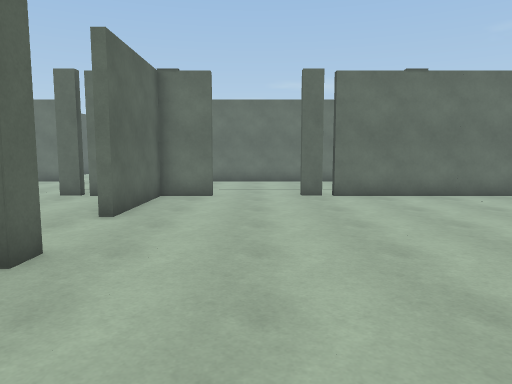
View 1 (above)

20 first-person views from a walk through a 3-D level made in the Unity game engine. The camera is 1.4 m above the floor, tilts 6° down and sees 70° across. The floor is counted in squares, 1 m on a side. Each view is taken from the middle of a square. On the plan, view 1 faces up. The plan holds only what a view shows up to about 16 squares ahead; the rest is blank. The place goes on beyond the plan. The player is left out.

View 2
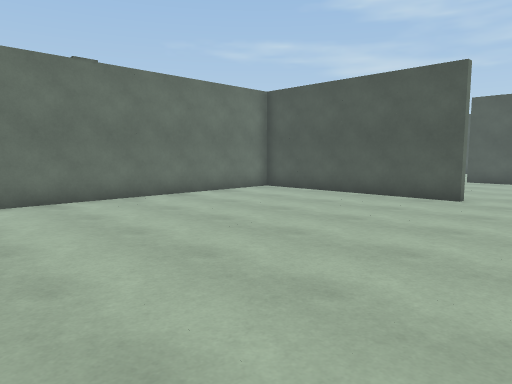

View 3
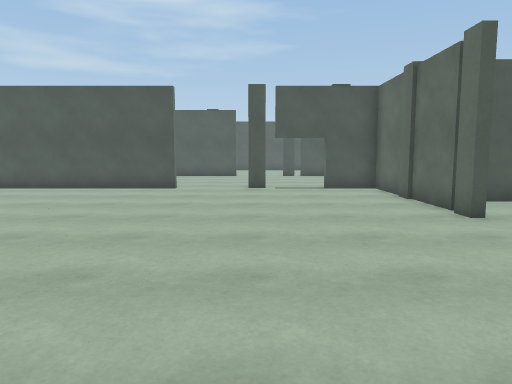

View 4
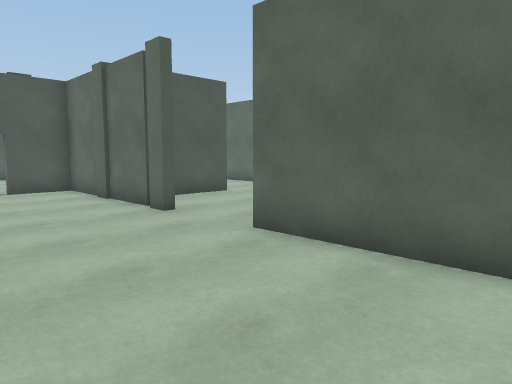

View 5
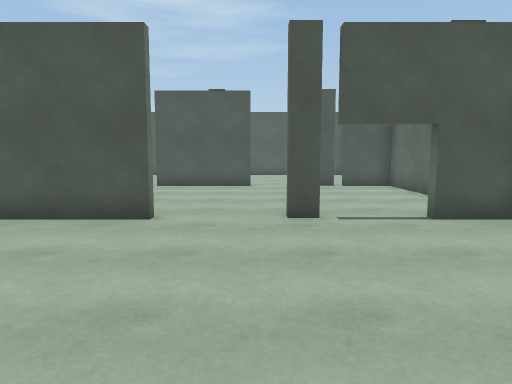

View 6
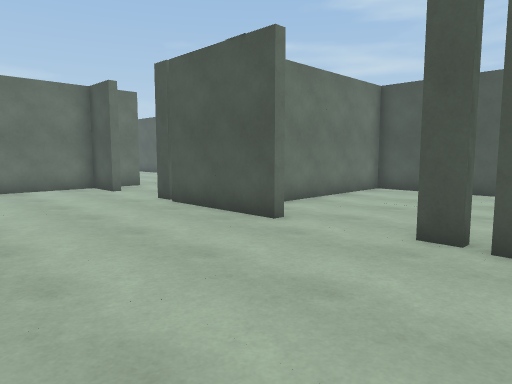

View 7
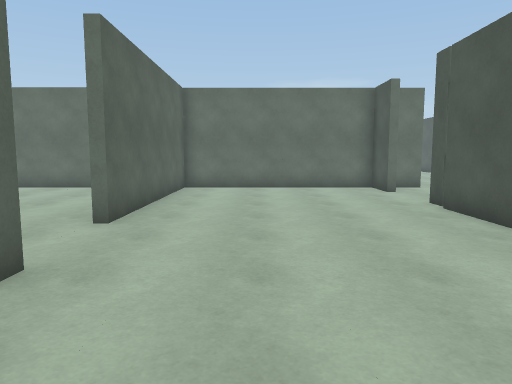

View 8
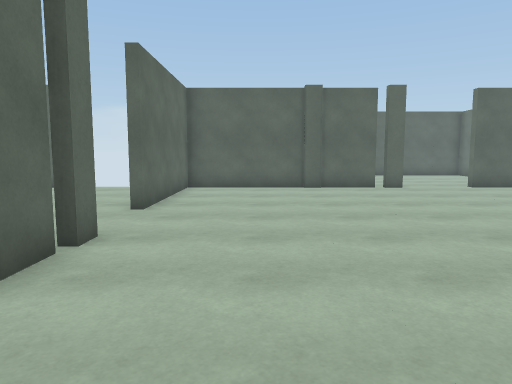

View 9
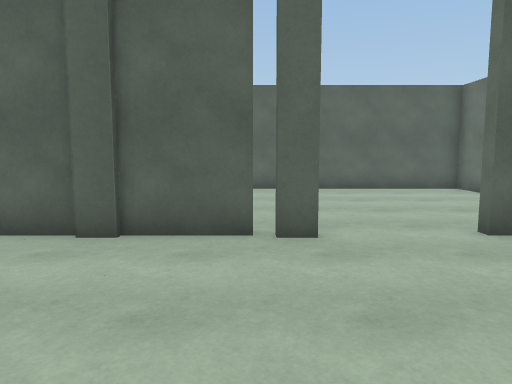

View 10
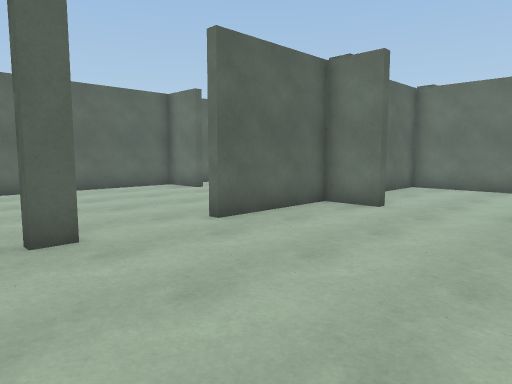

View 11
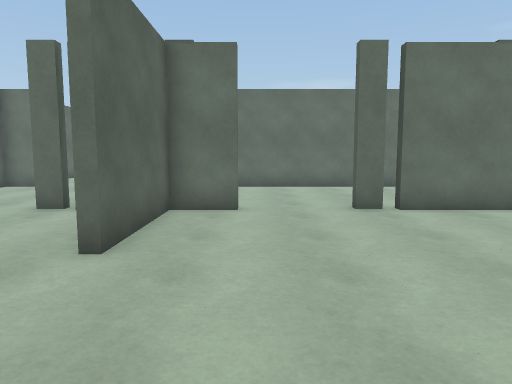

View 12
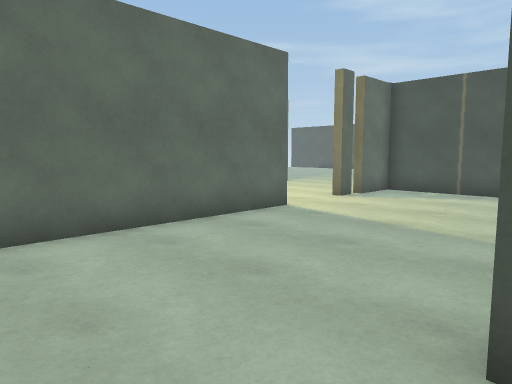

View 13
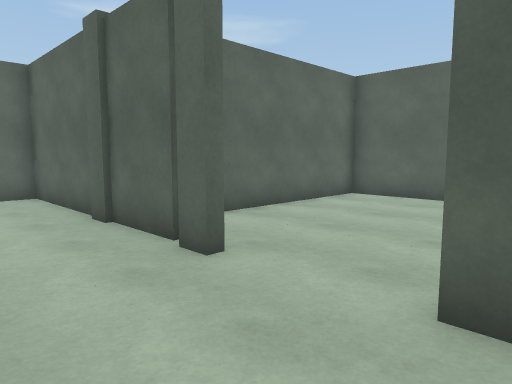

View 14
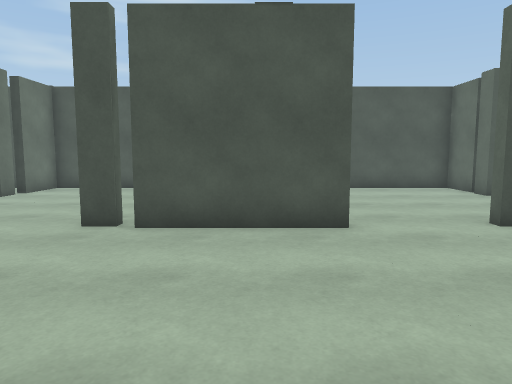

View 15
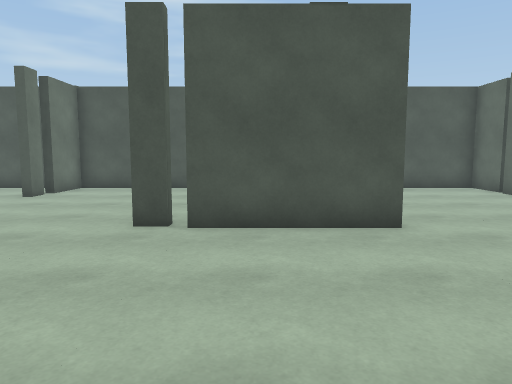

View 16
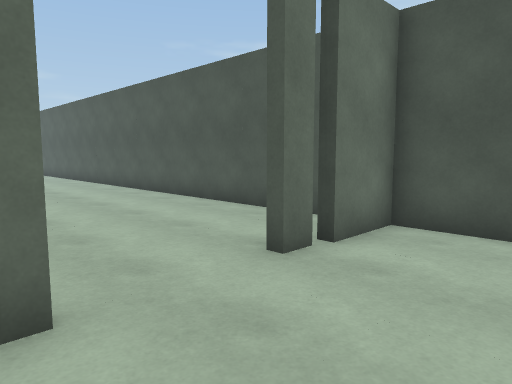

View 17
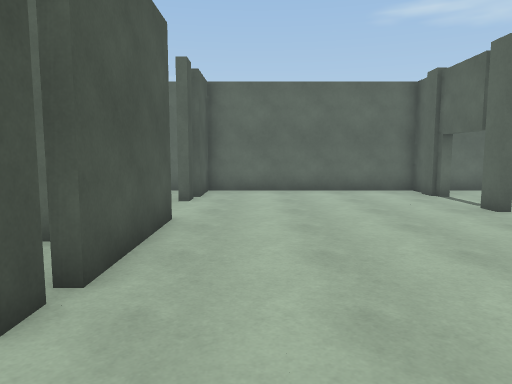

View 18
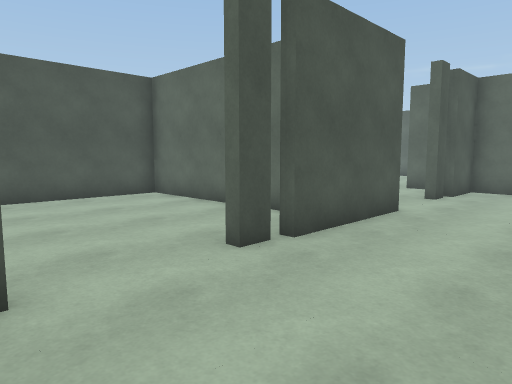

View 19
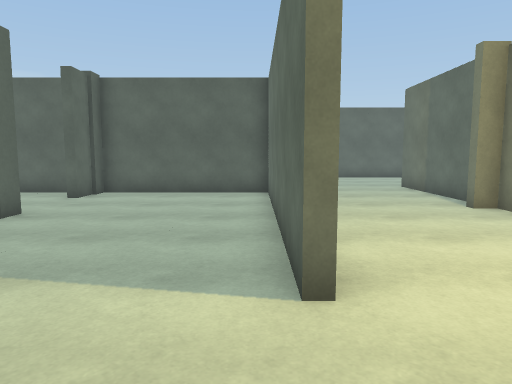

View 20
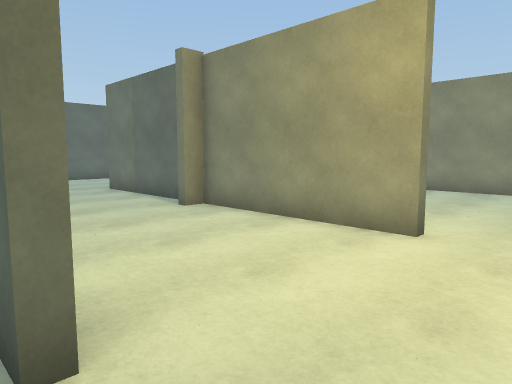

### Floor plan
Points are (right, up) in squares from view 1. A wall is a line through its corners. A room is listed if a view was taken in it or the views show most of it. See-through windows are left out.
Room 1 (views 1, 2, 3, 4, 5, 6, 7, 8, 9, 10, 11, 13, 14, 15, 17, 18)
walls: (12.7, 0.6) (12.7, 1.3) (13, 1.3) (13, 0.6); (6.9, -3.8) (12.7, -3.8) (12.7, -1.8) (13, -1.8) (13, -3.8) (20.8, -3.8) (20.8, -1.8); (5.9, -4.1) (5.9, -3.8) (6.6, -3.8); (21.2, 2.2) (20.8, 2.2) (20.8, 6.4); (20.8, 6.7) (20.8, 7.4) (21.4, 7.4); (20.8, -1.4) (20.8, -0.7) (21.4, -0.7); (21.2, 10.3) (20.8, 10.3) (20.8, 12) (13, 12) (13, 4.3) (12.7, 4.3) (12.7, 12) (2.5, 12); (2.2, 12) (1.5, 12); (21.9, -3.8) (23.2, -3.8); (-3.2, 4) (-3.2, -3.8) (2.9, -3.8) (2.9, -4.2); (-3.2, 5.1) (-3.2, 4.2); (-1.4, 12) (-3.2, 12) (-3.2, 7.9); (26.1, -3.8) (26.9, -3.8); (27.1, -3.8) (28.9, -3.8) (28.9, 0.6); (28.9, 2.2) (28.9, 3.9) (23.1, 3.9)
ways out: opening at (0, 12) to room 2; opening at (22, 9) to room 2; gap at (-3, 4)
Room 2 (views 12, 16, 19, 20)
walls: (10.4, 18.4) (9.6, 18.4) (9.6, 19); (12.7, 14.6) (12.7, 18.4) (10.6, 18.4); (6.6, 18.9) (6.6, 18.4) (-3.2, 18.4) (-3.2, 12.5) (-1.4, 12.5); (6.8, 24.2) (0.7, 24.2); (1.5, 12) (1.5, 12.5) (2.2, 12.5); (22.9, 12) (21.8, 12); (-0.5, 24.2) (-5.5, 24.2); (26.5, 12.3) (25.8, 12.3); (22.2, 4.3) (23.2, 4.3); (28.9, 13.5) (28.9, 24.5); (24.9, 4.3) (28.9, 4.3) (28.9, 12) (26.9, 12); (-10.2, 18.4) (-11.6, 18.4) (-11.6, 18)
ways out: opening at (0, 12) to room 1; opening at (22, 9) to room 1; gap at (11, 19); gap at (27, 12)

Positions as (right, up) in squares from view 1, and headings:
1: (0, 0), facing up
2: (1, 1), facing up-right
3: (-2, 1), facing right
4: (-2, 1), facing down-right
5: (5, 2), facing right
6: (15, -3), facing up-right
7: (16, -3), facing up
8: (12, -1), facing left
9: (3, 4), facing left
10: (3, 3), facing up-left
11: (-1, 3), facing up
12: (-1, 12), facing up-right
13: (0, 9), facing down-left
14: (14, 4), facing right
15: (14, 5), facing right
16: (22, 9), facing up-right
17: (19, 10), facing down
18: (17, 11), facing down-right
19: (10, 18), facing left
20: (9, 18), facing up-left
